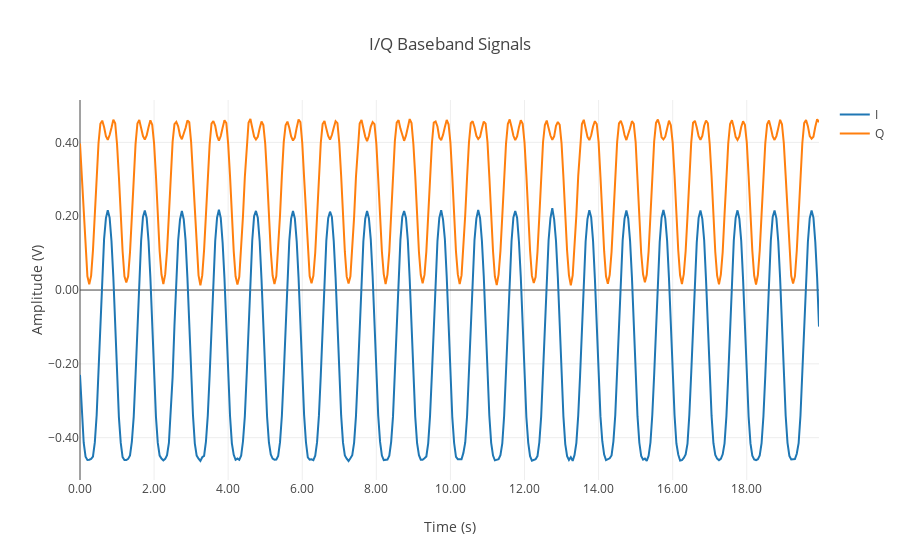

Here is the notebook cell this chart was saved with:
### Code cell
beat_I = go.Scatter(
    x=time_matrix[0, 0, :],
    y=np.real(data_matrix[0, 0, :]),
    name='I',
)
beat_Q = go.Scatter(
    x=time_matrix[0, 0, :],
    y=np.imag(data_matrix[0, 0, :]),
    name='Q',
)
data = [beat_I, beat_Q]

layout = go.Layout(
    title='I/Q Baseband Signals',
    yaxis=dict(tickformat='.2f', title='Amplitude (V)'),
    xaxis=dict(tickformat='.2f', title='Time (s)'),
)

fig = go.Figure(data, layout=layout)
iplot(fig, filename='beat.html')

### Figure 1 — Plotly figure (JSON) as saved in the notebook; plotly's stock layout.template omitted (floating-point values rounded to 4 significant figures; data arrays with more than 128 entries replaced by an {"elided": "..."} marker saying what was removed)
{"data": [{"name": "I", "type": "scatter", "uid": "6133d82c-afe4-4535-b9ce-5bc6c3f8326b", "x": {"elided": "400 float values"}, "y": {"elided": "400 float values"}}, {"name": "Q", "type": "scatter", "uid": "5110535f-f633-43fe-b6af-fd3967c9fc81", "x": {"elided": "400 float values"}, "y": {"elided": "400 float values"}}], "layout": {"autosize": true, "title": {"text": "I/Q Baseband Signals"}, "xaxis": {"autorange": true, "range": [0, 19.95], "tickformat": ".2f", "title": {"text": "Time (s)"}, "type": "linear"}, "yaxis": {"autorange": true, "range": [-0.5147, 0.5149], "tickformat": ".2f", "title": {"text": "Amplitude (V)"}, "type": "linear"}}}
